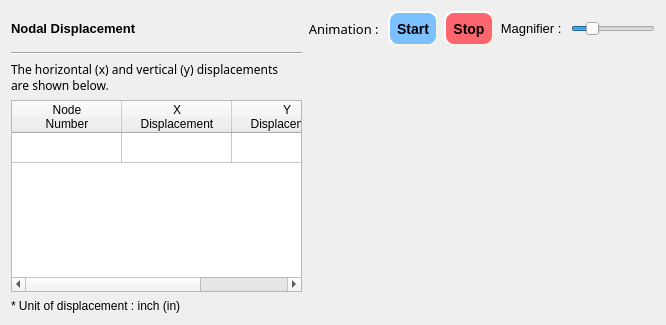
     <widget class="QWidget" name="page_displacement">
      <layout class="QGridLayout" name="gridLayout_9">
       <item row="0" column="0">
        <widget class="QLabel" name="label_14">
         <property name="minimumSize">
          <size>
           <width>0</width>
           <height>35</height>
          </size>
         </property>
         <property name="font">
          <font>
           <pointsize>10</pointsize>
           <weight>75</weight>
           <bold>true</bold>
          </font>
         </property>
         <property name="text">
          <string>Nodal Displacement</string>
         </property>
        </widget>
       </item>
       <item row="0" column="1">
        <widget class="QLabel" name="label_16">
         <property name="font">
          <font>
           <family>Segoe UI Semibold</family>
           <pointsize>10</pointsize>
          </font>
         </property>
         <property name="text">
          <string>Animation : </string>
         </property>
         <property name="alignment">
          <set>Qt::AlignRight|Qt::AlignTrailing|Qt::AlignVCenter</set>
         </property>
        </widget>
       </item>
       <item row="0" column="2">
        <widget class="QPushButton" name="pushButton_start">
         <property name="minimumSize">
          <size>
           <width>35</width>
           <height>0</height>
          </size>
         </property>
         <property name="maximumSize">
          <size>
           <width>150</width>
           <height>35</height>
          </size>
         </property>
         <property name="styleSheet">
          <string notr="true">QPushButton {
	background-color: rgb(123, 193, 255);
    border-style: outset;
    border-width: 2px;
    border-radius: 10px;
    border-color: beige;
    font: bold 14px;
    min-width: 1em;
    padding: 7px;
}
QPushButton:hover {
	background-color: rgb(85, 162, 255);
    border-style: inset;
}</string>
         </property>
         <property name="text">
          <string>Start</string>
         </property>
        </widget>
       </item>
       <item row="0" column="3">
        <widget class="QPushButton" name="pushButton_stop">
         <property name="minimumSize">
          <size>
           <width>35</width>
           <height>0</height>
          </size>
         </property>
         <property name="maximumSize">
          <size>
           <width>149</width>
           <height>35</height>
          </size>
         </property>
         <property name="styleSheet">
          <string notr="true">QPushButton {
	background-color: rgb(255, 101, 111);
    border-style: outset;
    border-width: 2px;
    border-radius: 10px;
    border-color: beige;
    font: bold 14px;
    min-width: 1em;
    padding: 7px;
}
QPushButton:hover {
	background-color: rgb(255, 38, 49);
    border-style: inset;
}</string>
         </property>
         <property name="text">
          <string>Stop</string>
         </property>
        </widget>
       </item>
       <item row="0" column="4">
        <widget class="QLabel" name="label_13">
         <property name="minimumSize">
          <size>
           <width>0</width>
           <height>0</height>
          </size>
         </property>
         <property name="font">
          <font>
           <pointsize>10</pointsize>
          </font>
         </property>
         <property name="text">
          <string>Magnifier : </string>
         </property>
         <property name="alignment">
          <set>Qt::AlignRight|Qt::AlignTrailing|Qt::AlignVCenter</set>
         </property>
        </widget>
       </item>
       <item row="0" column="5">
        <widget class="QSlider" name="horizontalSlider">
         <property name="maximumSize">
          <size>
           <width>150</width>
           <height>16777215</height>
          </size>
         </property>
         <property name="maximum">
          <number>50</number>
         </property>
         <property name="singleStep">
          <number>1</number>
         </property>
         <property name="value">
          <number>10</number>
         </property>
         <property name="orientation">
          <enum>Qt::Horizontal</enum>
         </property>
         <property name="tickPosition">
          <enum>QSlider::NoTicks</enum>
         </property>
        </widget>
       </item>
       <item row="1" column="0">
        <widget class="Line" name="line_7">
         <property name="orientation">
          <enum>Qt::Horizontal</enum>
         </property>
        </widget>
       </item>
       <item row="2" column="0">
        <widget class="QLabel" name="label_15">
         <property name="font">
          <font>
           <family>Segoe UI Semibold</family>
           <pointsize>9</pointsize>
          </font>
         </property>
         <property name="text">
          <string>The horizontal (x) and vertical (y) displacements 
are shown below.</string>
         </property>
        </widget>
       </item>
       <item row="3" column="0">
        <widget class="QTableWidget" name="tableWidget_displacement">
         <property name="minimumSize">
          <size>
           <width>0</width>
           <height>0</height>
          </size>
         </property>
         <property name="maximumSize">
          <size>
           <width>350</width>
           <height>16777215</height>
          </size>
         </property>
         <property name="alternatingRowColors">
          <bool>true</bool>
         </property>
         <attribute name="horizontalHeaderDefaultSectionSize">
          <number>110</number>
         </attribute>
         <attribute name="horizontalHeaderStretchLastSection">
          <bool>true</bool>
         </attribute>
         <attribute name="verticalHeaderVisible">
          <bool>false</bool>
         </attribute>
         <row>
          <property name="text">
           <string>1</string>
          </property>
         </row>
         <column>
          <property name="text">
           <string>Node
Number</string>
          </property>
          <property name="background">
           <color>
            <red>85</red>
            <green>255</green>
            <blue>127</blue>
           </color>
          </property>
         </column>
         <column>
          <property name="text">
           <string>X
Displacement</string>
          </property>
          <property name="background">
           <color>
            <red>255</red>
            <green>85</green>
            <blue>0</blue>
           </color>
          </property>
         </column>
         <column>
          <property name="text">
           <string>Y
Displacement</string>
          </property>
          <property name="background">
           <color>
            <red>85</red>
            <green>170</green>
            <blue>255</blue>
           </color>
          </property>
         </column>
         <item row="0" column="0">
          <property name="text">
           <string/>
          </property>
          <property name="textAlignment">
           <set>AlignLeading|AlignVCenter</set>
          </property>
         </item>
        </widget>
       </item>
       <item row="4" column="0">
        <widget class="QLabel" name="label_unit_displacement">
         <property name="minimumSize">
          <size>
           <width>291</width>
           <height>16</height>
          </size>
         </property>
         <property name="maximumSize">
          <size>
           <width>16777215</width>
           <height>40</height>
          </size>
         </property>
         <property name="font">
          <font>
           <pointsize>9</pointsize>
          </font>
         </property>
         <property name="text">
          <string>* Unit of displacement : inch (in)</string>
         </property>
        </widget>
       </item>
       <item row="1" column="1" rowspan="4" colspan="5">
        <layout class="QVBoxLayout" name="graphLayout_displacement">
         <property name="spacing">
          <number>0</number>
         </property>
         <property name="bottomMargin">
          <number>0</number>
         </property>
        </layout>
       </item>
      </layout>
     </widget>
